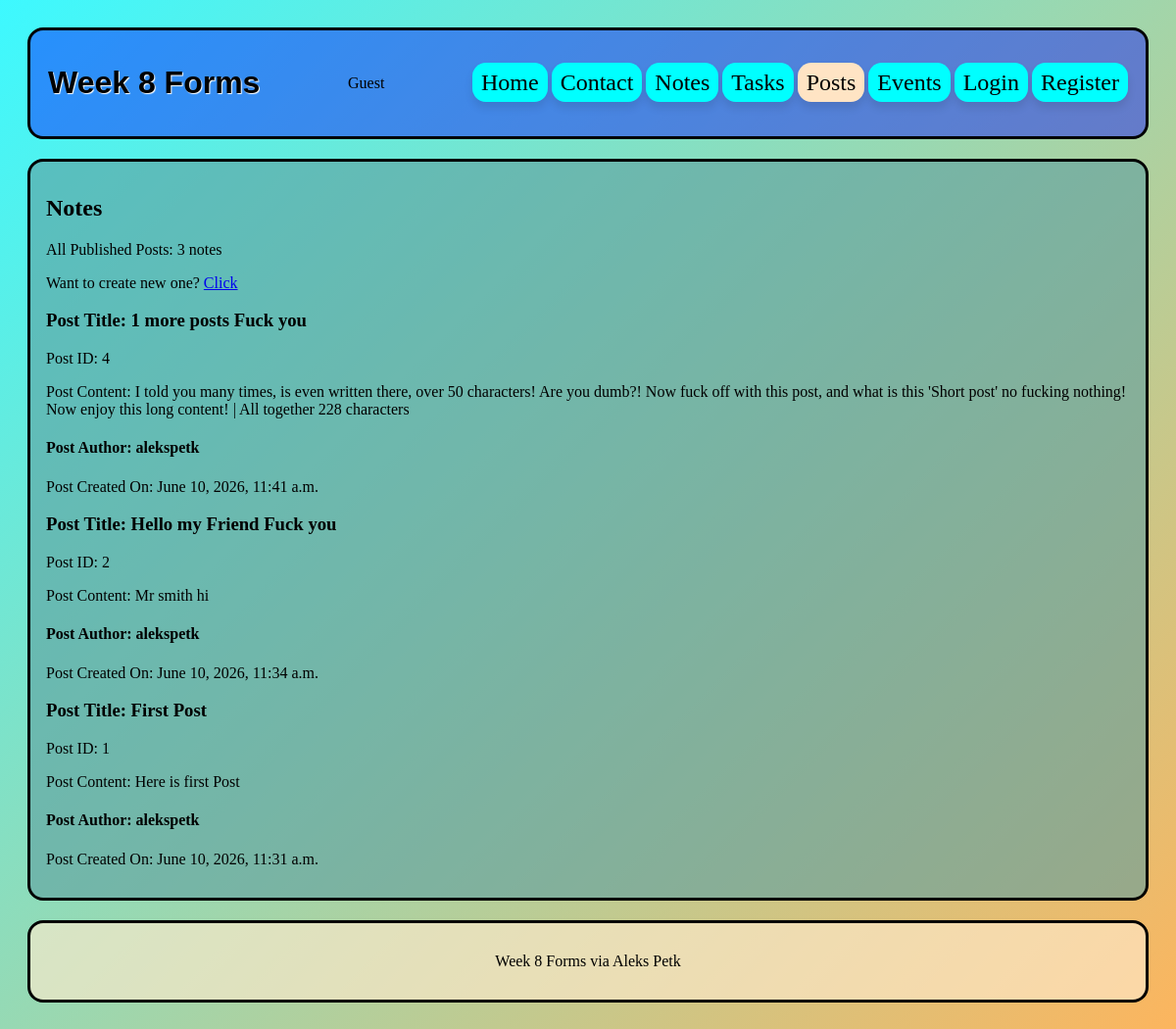
/posts/, run on the app's committed database.
### pages/models.py (models this page shows, shortened)
class Post(models.Model):
    title = models.CharField(max_length=50)
    content = models.TextField()
    author = models.ForeignKey(User, on_delete=models.CASCADE, related_name="posts")
    published = models.BooleanField(default=False)
    created_at = models.DateTimeField(auto_now_add=True)
    class Meta:
        ordering = ["-created_at"]

### pages/views.py (the view)
# urls.py: path("posts/", views.posts, name="posts"),
def posts(request):
    posts = Post.objects.filter(published=True)
    return render(request, "posts.html", {
        "posts": posts
    })

### pages/templates/posts.html (shortened to what this page needs)
{% extends "base.html" %}
{% block content %}
    <section class="page_h">
        <h2>Notes</h2>
        <p>All Published Posts: {{posts.count}} notes</p>
        <p>Want to create new one? <a href="{% url 'post_create' %}">Click</a></p>
    </section>
    <section class="page_c">
        {% for post in posts %}
            <article>
                <h3>Post Title: {{post.title}}</h3>
                <span>Post ID: {{post.id}}</span>
                <p>Post Content: {{post.content}}</p>
                <h4>Post Author: {{post.author.username}}</h4>
                <p>Post Created On: {{post.created_at}}</p>
            </article>
        {% empty %}
            <p>There isn't any post yet.</p>
        {% endfor %}
    </section>
{% endblock %}

### pages/static/css/style.css (style rules this page uses)
body { background: linear-gradient(135deg, rgba(0, 247, 255, 0.762), rgba(251, 147, 20, 0.685)); padding: 20px; }

### data on the page
Post: title "1 more posts Fuck you", id "4", content "I told you many times, is even written there, over 50 characters! Are you dumb?! Now fuck off with this post, and what is this 'Short post' no fucking nothing! Now enjoy this long content! | All together 228 characters", author.username "alekspetk", created_at "June 10, 2026, 11:41 a.m."
Post: title "Hello my Friend Fuck you", id "2", content "Mr smith hi", author.username "alekspetk", created_at "June 10, 2026, 11:34 a.m."
Post: title "First Post", id "1", content "Here is first Post", author.username "alekspetk", created_at "June 10, 2026, 11:31 a.m."

### other printed values
{{ posts.count }} "3"
